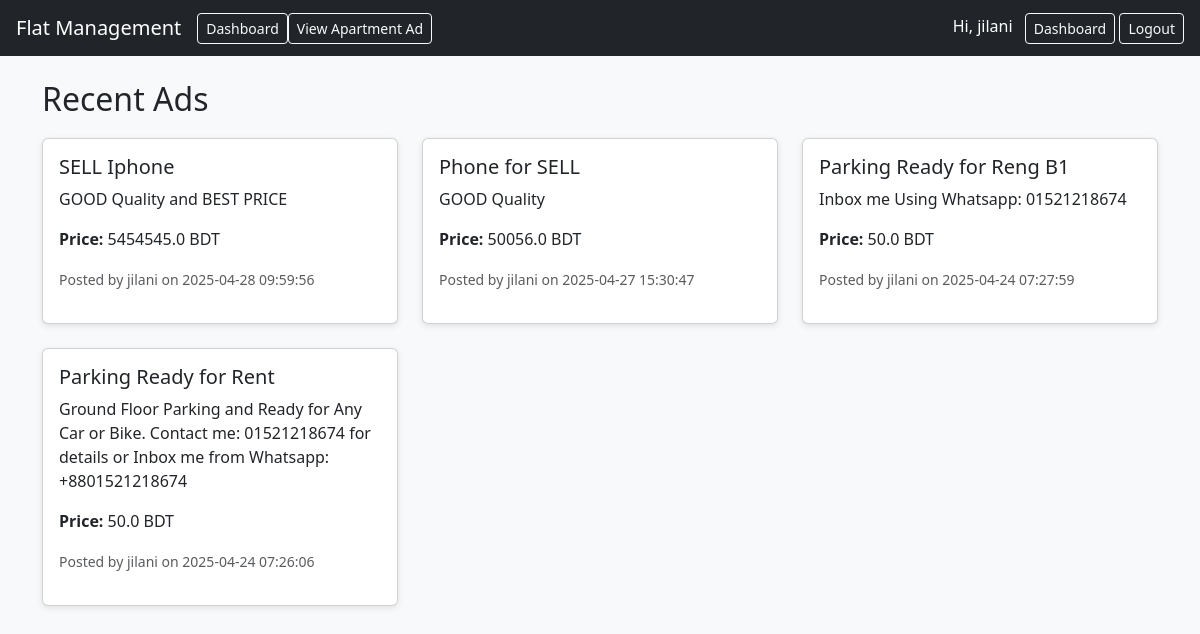
The page / (signed in) on the database its author committed.
### tables this page shows
CREATE TABLE users (
    id INTEGER PRIMARY KEY AUTOINCREMENT,
    Apartment_Type TEXT NOT NULL UNIQUE,
    Apartment_Number TEXT NOT NULL UNIQUE,
    Parking_Number TEXT NOT NULL UNIQUE,
    username TEXT NOT NULL UNIQUE,
    email TEXT NOT NULL UNIQUE,
    password TEXT NOT NULL
);

CREATE TABLE ads (
    id INTEGER PRIMARY KEY AUTOINCREMENT,
    title TEXT NOT NULL,
    description TEXT NOT NULL,
    price REAL,
    user_id INTEGER,
    date_posted TEXT DEFAULT CURRENT_TIMESTAMP
);

### app.py (the view)
@app.route('/')
def home():
    conn = get_connection()
    cursor = conn.cursor()
    cursor.execute("SELECT ads.*, users.username FROM ads JOIN users ON users.id = ads.user_id ORDER BY date_posted DESC")
    ads = cursor.fetchall()
    conn.close()
    return render_template('home.html', ads=ads)

### conn.py (called while the page is built)
def get_connection():
    conn = sqlite3.connect('db/flat.db')
    conn.row_factory = sqlite3.Row  # For dictionary-style access
    return conn

### templates/home.html (shortened to what this page needs)
{% extends 'base.html' %}
{% block content %}
<h2>Recent Ads</h2>
<div class="row">
    {% for ad in ads %}
        <div class="col-md-4 mb-4">
            <div class="card">
                <div class="card-body">
                    <h5 class="card-title">{{ ad.title }}</h5>
                    <p class="card-text">{{ ad.description }}</p>
                    <p><strong>Price:</strong> {{ ad.price }} BDT</p>
                    <p><small class="text-muted">Posted by {{ ad.username }} on {{ ad.date_posted }}</small></p>
                </div>
            </div>
        </div>
    {% else %}
        <p>No ads found.</p>
    {% endfor %}
</div>
{% endblock %}

### templates/base.html (shortened to what this page needs)
<!DOCTYPE html>
<html lang="en">
<head>
    <link rel="stylesheet" href="https://cdn.jsdelivr.net/npm/bootstrap@5.3.3/dist/css/bootstrap.min.css">
    <link rel="stylesheet" href="{{ url_for('static', filename='css/styles.css') }}">
</head>
<body>
    <nav class="navbar navbar-expand-lg navbar-dark bg-dark px-3">
        <a class="navbar-brand" href="/">Flat Management</a>
        <a href="/" class="btn btn-outline-light btn-sm">Dashboard</a>
        <a href="/Check_route" class="btn btn-outline-light btn-sm">View Apartment Ad</a>
        <div class="ms-auto">
            {% if session.get('username') %}
                <span class="text-white me-2">Hi, {{ session.username }}</span>
                <a href="/dashboard" class="btn btn-outline-light btn-sm">Dashboard</a>
                <a href="/logout" class="btn btn-outline-light btn-sm">Logout</a>
            {% else %}
                <a href="/login" class="btn btn-outline-light btn-sm">Login</a>
                <a href="/register" class="btn btn-light btn-sm ms-1">Register</a>
            {% endif %}
        </div>
    </nav>
    <div class="container mt-4">
        {% block content %}{% endblock %}
    </div>
</body>
</html>

### static/css/styles.css (style rules this page uses)
body { background-color: #f8f9fa; font-family: 'Segoe UI', sans-serif; }
h2 { margin-bottom: 20px; }
.card { box-shadow: 0 2px 6px rgba(0, 0, 0, 0.1); }

### rows shown on the page
users: username "jilani"
ads: title "SELL Iphone", description "GOOD Quality and BEST PRICE", price "5454545.0", username "jilani", date_posted "2025-04-28 09:59:56"
ads: title "Phone for SELL", description "GOOD Quality", price "50056.0", username "jilani", date_posted "2025-04-27 15:30:47"
ads: title "Parking Ready for Reng B1", description "Inbox me Using Whatsapp: 01521218674", price "50.0", username "jilani", date_posted "2025-04-24 07:27:59"
ads: title "Parking Ready for Rent", description "Ground Floor Parking and Ready for Any Car or Bike. Contact me: 01521218674 for details or Inbox me from Whatsapp: +8801521218674", price "50.0", username "jilani", date_posted "2025-04-24 07:26:06"
